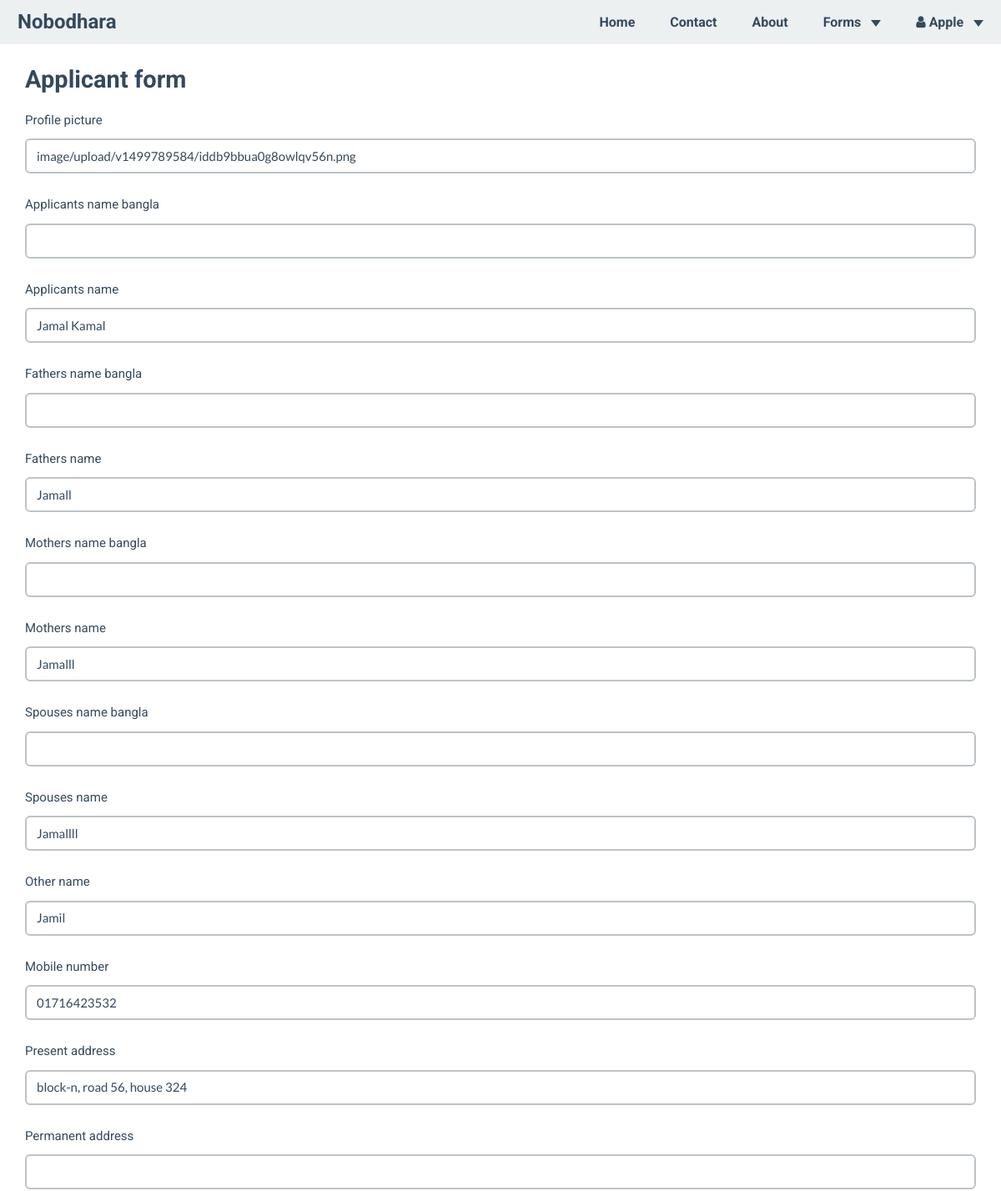
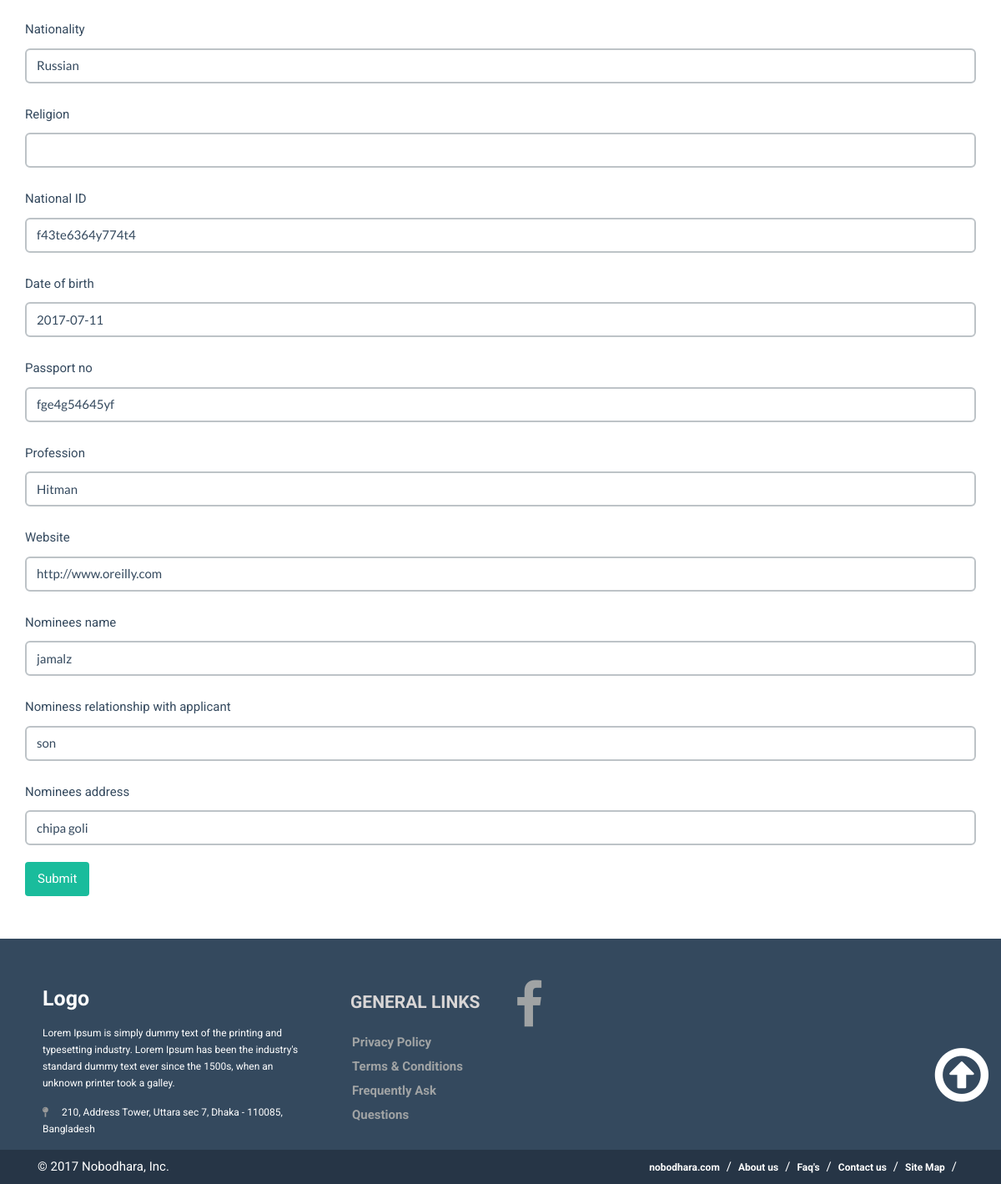
The app's page /applicant/1/edit/ (signed in) with its own data (2 pictures, top to bottom).
### plots/models.py (models this page shows, shortened)
class Applicant(models.Model):
    profile_picture = CloudinaryField(blank=True, null=True)
    applicants_name_bangla = models.CharField(max_length=255, blank=True, null=True)
    applicants_name = models.CharField(max_length=255, blank=True, null=True)
    fathers_name_bangla = models.CharField(max_length=255, blank=True, null=True)
    fathers_name = models.CharField(max_length=255, blank=True, null=True)
    mothers_name_bangla = models.CharField(max_length=255, blank=True, null=True)
    mothers_name = models.CharField(max_length=255, blank=True, null=True)
    spouses_name_bangla = models.CharField(max_length=255, blank=True, null=True)
    spouses_name = models.CharField(max_length=255, blank=True, null=True)
    other_name = models.CharField(max_length=255, blank=True, null=True)
    mobile_number = models.CharField(max_length=11, blank=True, null=True)
    present_address = models.CharField(max_length=255, blank=True, null=True)
    permanent_address = models.CharField(max_length=255, blank=True, null=True)
    nationality = models.CharField(max_length=255, blank=True, null=True)
    religion = models.CharField(max_length=50, blank=True, null=True)
    national_ID = models.CharField(max_length=255, blank=True, null=True)
    date_of_birth = models.DateField(blank=True, null=True)
    passport_no = models.CharField(max_length=255, blank=True, null=True)
    profession = models.CharField(max_length=255, blank=True, null=True)
    website = models.URLField(blank=True, null=True)
    nominees_name = models.CharField(max_length=255, blank=True, null=True)
    nominess_relationship_with_applicant = models.CharField(max_length=255, blank=True, null=True)
    nominees_address = models.CharField(max_length=255, blank=True, null=True)

### plots/views.py (the view)
# urls.py: url(r'^applicant/(?P<pk>[\w-]+)/edit/$', views.applicant_update, name='applicantupdate'),
def applicant_update(request, pk=None):
    if not request.user.is_staff or not request.user.is_superuser:
        raise Http404
    instance = get_object_or_404(Applicant, pk=pk)
    form = ApplicantForm(request.POST or None, request.FILES or None, instance=instance)
    if form.is_valid():
        instance = form.save(commit=False)
        instance.save()
        messages.success(request, "<a href='#'>Item</a> Saved", extra_tags='html_safe')
        return HttpResponseRedirect(instance.get_absolute_url())
    context = {
            "instance": instance,
            "form": form,
        }
    return render(request, "applicant_form.html", context)

### plots/forms.py
class ApplicantForm(forms.ModelForm):
    helper = FormHelper()
    helper.form_tag = False
    helper.form_method = 'POST'
    helper.add_input(Submit('submit', 'Submit'))
    class Meta:
        model = Applicant
        fields = '__all__'

### plots/static/templates/applicant_form.html (shortened to what this page needs)
{% extends 'base.html' %}
 {% block content %}
     <div class="container">
     <h4>Applicant form</h4>
    {% load crispy_forms_tags %}
         <form action="" method="POST">
       {% crispy form %}
     </div>
    {% endblock %}

### plots/static/templates/base.html (shortened to what this page needs)
{% load staticfiles %}
<html>
<head>
<link rel='stylesheet' href='{% static "css/bootstrap.min.css" %}' />
<link rel='stylesheet' href='{% static "css/flat-ui.css" %}' />
<link rel='stylesheet' href='{% static "css/base.css" %}' />
<link rel='stylesheet' href='{% static "css/animate.css" %}' />
<link href="https://maxcdn.bootstrapcdn.com/font-awesome/4.7.0/css/font-awesome.min.css" rel="stylesheet">
</head>
<body class="logged-out">
<nav class="navbar navbar-default navbar-fixed-top">
  <div class="container-fluid">
    <div class="navbar-header">
      <a class="navbar-brand" href="{% url 'plot:home' %}">Nobodhara</a>
    </div>
    <div class="collapse navbar-collapse" id="bs-example-navbar-collapse-1">
      <ul class="nav navbar-nav navbar-right">
        <li><a href="{% url 'plot:home' %}">Home</a></li>
        <li><a href="{% url 'plot:home' %}#contact">Contact</a></li>
        <li><a href="{% url 'plot:home' %}#aboutsection">About</a></li>
        {% if request.user.is_authenticated %}
        <li class="dropdown">
          <a href="#" class="dropdown-toggle" data-toggle="dropdown" role="button" aria-haspopup="true" aria-expanded="false">Forms <span class="caret"></span></a>
       {% endif %}
          </li>
      {% if request.user.is_authenticated %}
      <li class="dropdown">
          <a href="#" class="dropdown-toggle" data-toggle="dropdown" role="button" aria-haspopup="true" aria-expanded="false"><i class="fa fa-user fa-2" aria-hidden="true"></i>{% if request.user.first_name or request.user.last_name %} {{ request.user.first_name }} {% else %}
        {{ request.user.username }}{% endif %} <span class="caret"></span></a>
       </li>
           {% else %}
                <li><a href="/accounts/login/" ><i class="fa fa-sign-in fa-2" aria-hidden="true"></i> Login</a></li>
          {% endif %}
      </ul>
    </div>
  </div>
</nav>
    {% block content %}
    {% endblock content %}
<br>
<div class="navbar-static-bottom">
<footer>
          <div class="container">
    <div class="row">
      <div class="col-md-4 col-sm-6 footerleft ">
        <div class="logofooter"> Logo</div>
        <p>Lorem Ipsum is simply dummy text of the printing and typesetting industry. Lorem Ipsum has been the industry's standard dummy text ever since the 1500s, when an unknown printer took a galley.</p>
        <p><i class="fa fa-map-pin"></i> 210, Address Tower, Uttara sec 7, Dhaka - 110085, Bangladesh</p>
      </div>
      <div class="col-md-2 col-sm-6 paddingtop-bottom">
        <h6 class="heading7">GENERAL LINKS</h6>
        <ul class="footer-ul">
          <li><a href="#"> Privacy Policy</a></li>
          <li><a href="#"> Terms & Conditions</a></li>
          <li><a href="#"> Frequently Ask Questions</a></li>
        </ul>
      </div>
      <div class="col-md-3-offset-3 col-sm-6 paddingtop-bottom">
        <ul class="footer-ul">
            <li><a href="https://www.facebook.com/facebook"><i class="fa fa-facebook fa-4x" aria-hidden="true"></i></a></li>
            </ul>
          </div>
        <br><br>
        <a href="#"><i class="fa fa-arrow-circle-o-up fa-5x" style="float: right; color: #fff"></i></a>
    </div>
  </div>
          <div id="footer" class="bottom-menu bottom-menu">
        <div class="copyright">
  <div class="container">
    <div class="col-md-6">
      <p>© 2017 Nobodhara, Inc.</p>
    </div>
    <div class="col-md-6">
      <ul class="bottom_ul">
        <li><a href="#">nobodhara.com</a></li>
        <li><a href="#">About us</a></li>
        <li><a href="#">Faq's</a></li>
        <li><a href="#">Contact us</a></li>
        <li><a href="#">Site Map</a></li>
      </ul>
    </div>
  </div>
</div>
    </div>
    </footer>
</div>
</body>
</html>

### plots/static/css/base.css (style rules this page uses)
html,body { height: 100% }
body { font-family: 'Roboto', sans-serif; padding-top: 65px; }
p { color: #2f4154; }
footer { background-color:#34495E; min-height:250px; }
.footerleft { margin-top:50px; padding:0 36px; }
.logofooter { margin-bottom:10px; font-size:25px; color:#fff; font-weight:700; }
.footerleft p { color:#fff; font-size:12px !important; margin-bottom:15px; }
.footerleft p i { width:20px; color:#999; }
.paddingtop-bottom { margin-top:50px; }
.footer-ul { list-style-type:none; padding-left:0; margin-left:2px; }
.footer-ul li { line-height:29px; font-size:15px; }
.footer-ul li a { color:#a0a3a4; transition: color 0.2s linear 0s, background 0.2s linear 0s; }
.footer-ul i { margin-right:10px; }
.copyright { min-height:40px; background-color: #263546; }
.copyright p { text-align:left; color:#FFF; padding:10px 0; margin-bottom:0; }
.heading7 { font-size:21px; font-weight:700; color:#d9d6d6; margin-bottom:22px; }
.bottom_ul { list-style-type:none; float:right; margin-bottom:0; }
.bottom_ul li { float:left; line-height:40px; }
.bottom_ul li:after { content:"/"; color:#FFF; margin-right:8px; margin-left:8px; }
.bottom_ul li a { color:#FFF; font-size:12px; }

### records on screen
Applicant: profile_picture "image/upload/v1499789584/iddb9bbua0g8owlqv56n.png", applicants_name "Jamal Kamal", fathers_name "Jamall", mothers_name "Jamalll", spouses_name "Jamallll", other_name "Jamil", mobile_number "01716423532", present_address "block-n, road 56, house 324", nationality "Russian", national_ID "f43te6364y774t4", date_of_birth "2017-07-11", passport_no "fge4g54645yf", profession "Hitman", website "http://www.oreilly.com", nominees_name "jamalz", nominess_relationship_with_applicant "son", nominees_address "chipa goli"

### other values on screen
{{ request.user.first_name }} "Apple"
